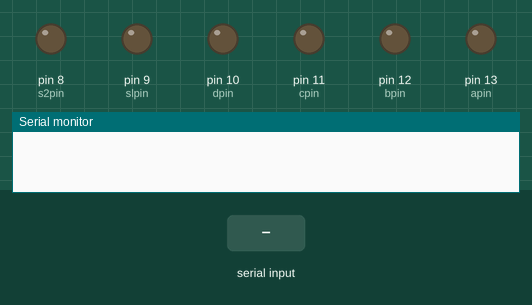
Bench run of a sketch on a simulated Arduino Uno, built with avr-gcc and run on an emulated ATmega328P. Parts: output pins drawn as LEDs (lit = HIGH), the last lines printed to the serial monitor. Inputs (shaded band) come from the test bench.

Above: at 1.2 s.
1.3 s: "90,45\n" received over Serial
At 1.8 s:
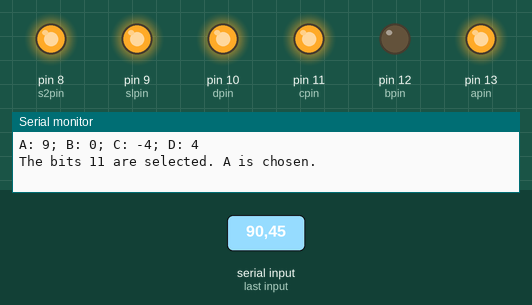
2.9 s: byte 0 (0) received over Serial
At 3.2 s:
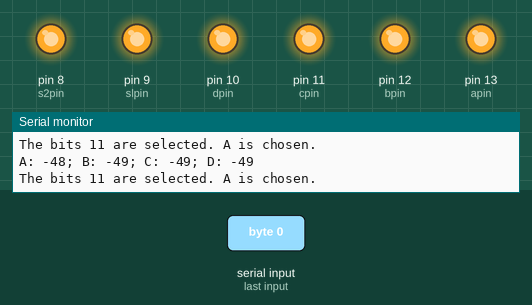
4.4 s: "30,150\n" received over Serial
At 5.7 s:
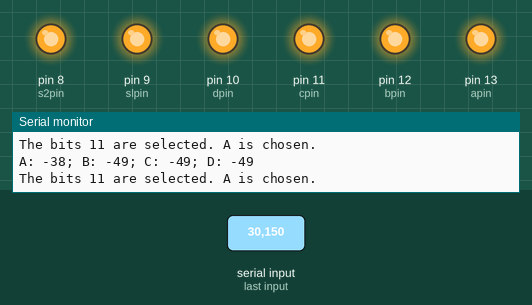
6.0 s: "0\n" received over Serial
At 7.2 s:
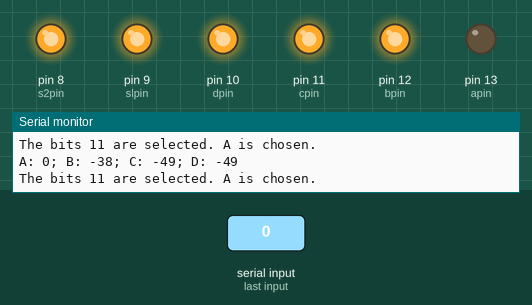
7.5 s: "200\n" received over Serial
At 8.5 s:
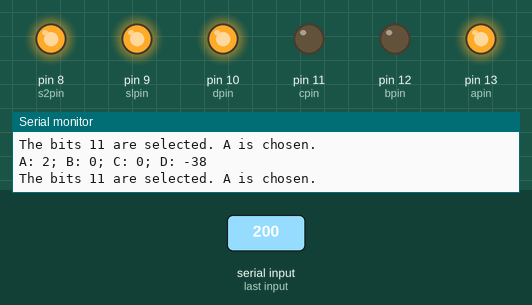
9.0 s: "1\n" received over Serial
At 9.8 s:
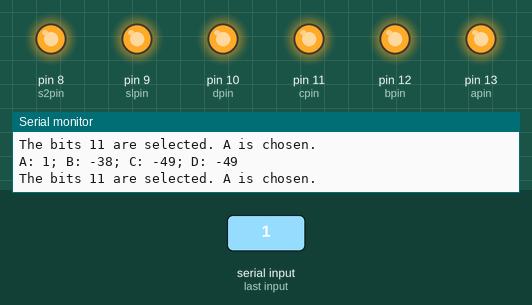
Timing chart, 0 to 11.5 s (numbered marks = the images above; inputs shaded):
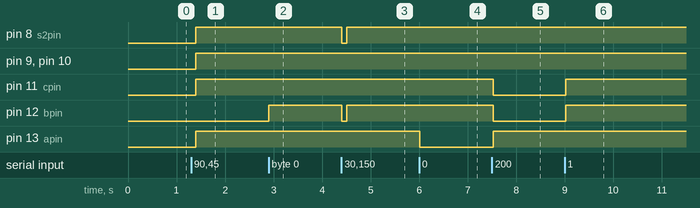

The sketch:

Lab2_Mux.ino
```cpp
int apin = 13;
int bpin = 12;
int cpin = 11;
int dpin = 10;
int slpin = 9;
int s2pin = 8;

int a = 0;
int b = 0;
int c = 0;
int d = 0;
int s1 = 0;
int s2 = 0;

void setup() {
  pinMode(apin, OUTPUT);
  pinMode(bpin, OUTPUT);
  pinMode(cpin, OUTPUT);
  pinMode(dpin, OUTPUT);
  pinMode(slpin, OUTPUT);
  pinMode(s2pin, OUTPUT);
  Serial.begin(9600);
}

void loop() {
  if (Serial.available() > 0) {
    a = Serial.read() - '0';
    b = Serial.read() - '0';
    c = Serial.read() - '0';
    d = Serial.read() - '0';
    s1 = Serial.read() - '0';
    s2 = Serial.read() - '0';

    digitalWrite(apin, a);
    digitalWrite(bpin, b);
    digitalWrite(cpin, c);
    digitalWrite(dpin, d);
    digitalWrite(slpin, s1);
    digitalWrite(s2pin, s2);

    Serial.print("A: ");
    Serial.print(a);
    Serial.print("; B: ");
    Serial.print(b);
    Serial.print("; C: ");
    Serial.print(c);
    Serial.print("; D: ");
    Serial.println(d);

    if (s1 == 0 && s2 == 0)
      Serial.println("The bits 00 are selected. C is chosen.");
    else if (s1 == 0 && s2 == 1)
      Serial.println("The bits 01 are selected. B is chosen.");
    else if (s1 == 1 && s2 == 0)
      Serial.println("The bits 10 are selected. D is chosen.");
    else
      Serial.println("The bits 11 are selected. A is chosen.");
  }
  delay(100);
}


/*
int inPin1 = 2;
int inPin2 = 3;

void setup() {
  Serial.begin(9600);
  pinMode(2, OUTPUT);
  pinMode(3, OUTPUT);
  pinMode(6, OUTPUT);

}

void loop() {
  digitalWrite(2,HIGH);
  digitalWrite(3,LOW);
  digitalWrite(6,LOW);

}
*/
```

Measured:
- after the input at 1.3 s, pin 8 (s2pin), pin 9 (slpin), pin 10 (dpin), pin 11 (cpin), pin 13 (apin): LOW → HIGH after 0.10 s
- after the input at 2.9 s, pin 12 (bpin): LOW → HIGH at once
- after the input at 4.4 s, pin 8 (s2pin), pin 12 (bpin): HIGH → LOW at once, → HIGH 0.10 s later
- after the input at 6.0 s, pin 13 (apin): HIGH → LOW at once
- after the input at 7.5 s, pin 11 (cpin), pin 12 (bpin): HIGH → LOW at once; pin 13 (apin): LOW → HIGH at once
- after the input at 9.0 s, pin 11 (cpin), pin 12 (bpin): LOW → HIGH at once
